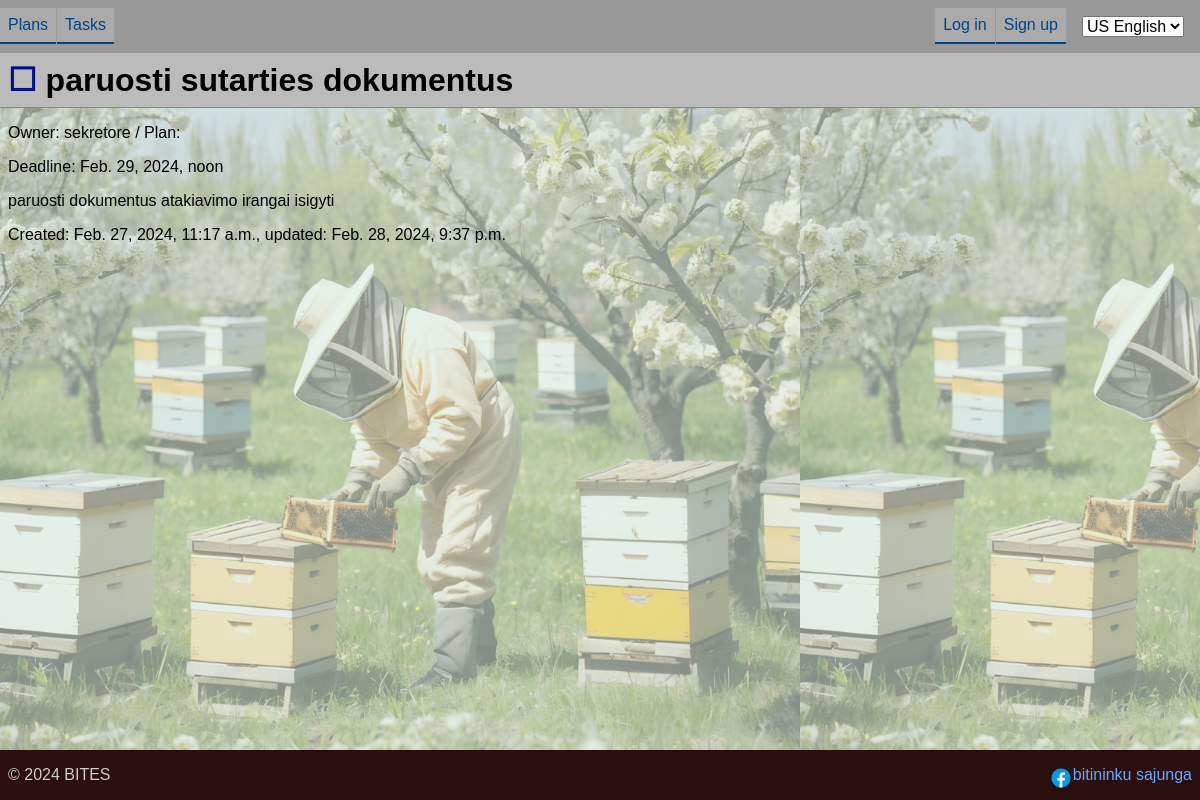
The page /task/2/ on the database its author committed.
### tasks/models.py (models this page shows, shortened)
class Task(models.Model):
    name = models.CharField(_("name"), max_length=100, db_index=True)
    description = models.TextField(_("description"), blank=True, max_length=10000)
    project = models.ForeignKey(
        Plan,
        on_delete=models.CASCADE,
        verbose_name=_("project"),
        related_name='tasks',
    )
    owner = models.ForeignKey(
        get_user_model(),
        on_delete=models.CASCADE,
        verbose_name=_("owner"),
        related_name='tasks',
    )
    created_at = models.DateTimeField(_("created at"), auto_now_add=True, db_index=True)
    updated_at = models.DateTimeField(_("updated at"), auto_now=True, db_index=True)
    is_done = models.BooleanField(_("is done"), default=False, db_index=True)
    deadline = models.DateTimeField(_("deadline"), null=True, blank=True, db_index=True)
    class Meta:
        verbose_name = _("task")
        verbose_name_plural = _("tasks")
        ordering = ['is_done', '-created_at']
    def __str__(self):
        return self.name

### tasks/views.py (the view)
# urls.py: path('task/<int:pk>/', views.task_detail, name='task_detail'),
def task_detail(request: HttpRequest, pk: int) -> HttpResponse:
    return render(request, 'tasks/task_detail.html', {
        'task': get_object_or_404(models.Task, pk=pk),
    })

### tasks/templates/tasks/task_detail.html (shortened to what this page needs)
{% extends "base.html" %}
{% load i18n %}
{% block content %}
<h1><a href="{% url "task_done" task.pk %}?next={{ request.path }}">
    {% if task.is_done %}&#x2611;{% else %}&#x2610;{% endif %}</a>
    {{ task.name }}
</h1>
<p>{% trans "owner"|capfirst %}: {{ task.owner }} / {% trans "plan"|capfirst %}: {{ task.plan }}</p>
<p>{% trans "deadline"|capfirst %}: {{ task.deadline }}</p>
<p>{{ task.description }}</p>
<p>{% trans "created"|capfirst %}: {{ task.created_at }}{% if task.created_at != task.updated_at %},
    {% trans "updated" %}: {{ task.updated_at }}
    {% endif %}
</p>
{% endblock content %}

### tasks/static/css/style.css (style rules this page uses)
body { background-color: #ecf3f3b9; background-image: url('/static/image/sode.jpg'); background-size: contain; font-family: sans-serif; font-size: 16px; display: flex; flex-direction: column; margin: 0; padding: 0; min-height: 100vh; }
h1, h2, h3, h4, h5, h6 { background-color: #bbbbbb; border-bottom: 1px solid #888888; padding: 0.5rem; margin: 1rem 0; }
p, main ul { padding: 0 0.5rem; margin: 1rem 0; }
h1:first-child, h2:first-child, h3:first-child, h4:first-child, h5:first-child, h6:first-child { margin-top: 0; }
a { color: #001088; text-decoration: #03011507 }

### rows shown on the page
Task: name "paruosti sutarties dokumentus", owner "sekretore", deadline "Feb. 29, 2024, noon", description "paruosti dokumentus atakiavimo irangai isigyti", created_at "Feb. 27, 2024, 11:17 a.m.", updated_at "Feb. 28, 2024, 9:37 p.m."

### other values the page prints
form field language "US English"
